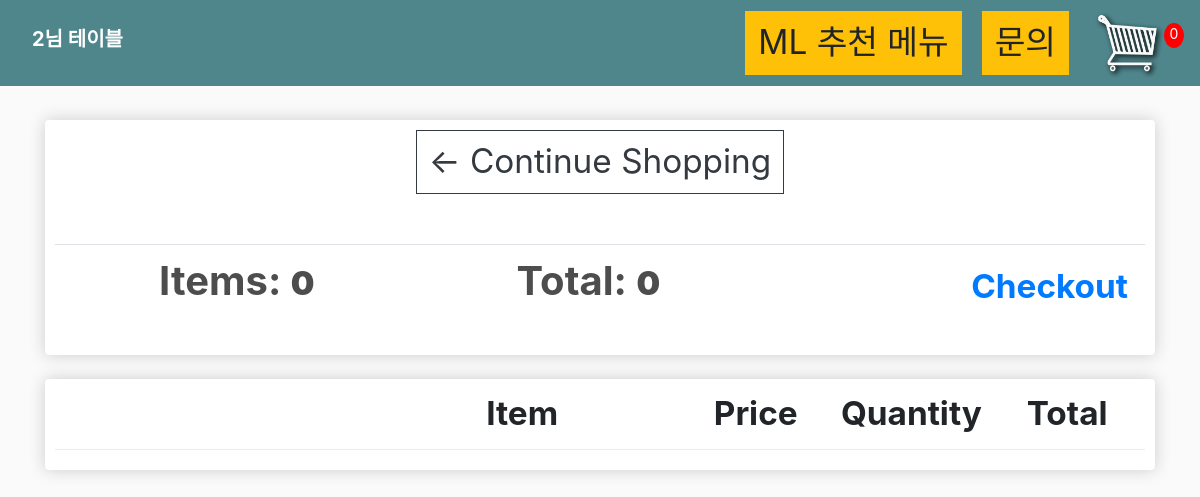
The app's page /10/cart/, older data.
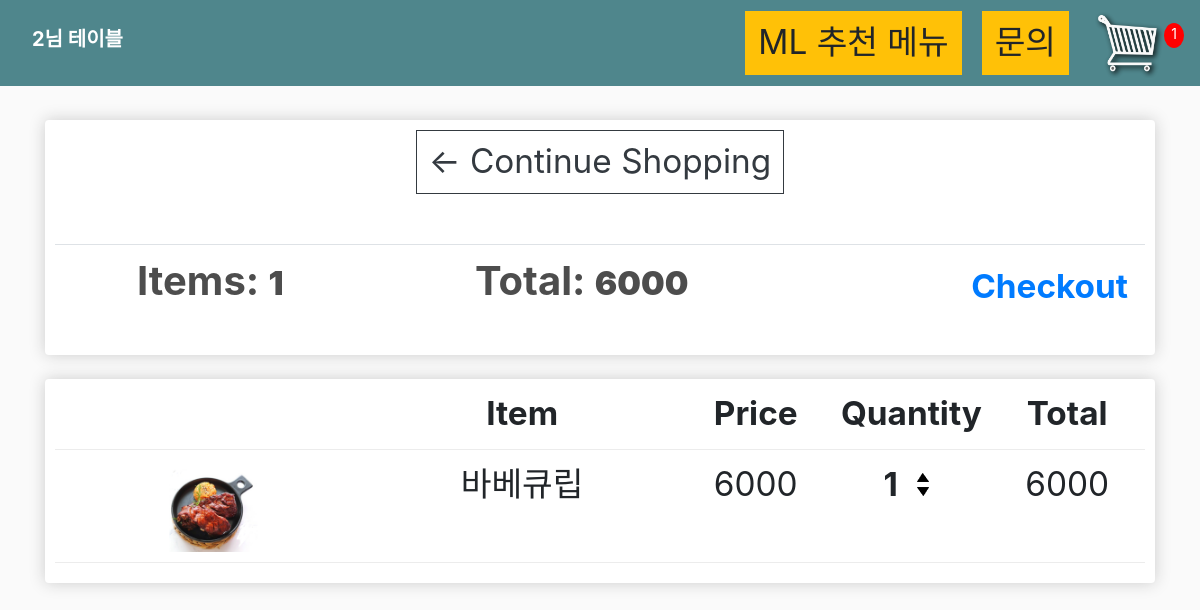
The same page, newer data.
### kiosk/models.py (models this page shows, shortened)
class Table(models.Model):
    name = models.CharField(max_length=200, null=True, blank=True)
    company = models.ForeignKey(Company, on_delete=models.SET_NULL,null=True, blank=True)
    def __str__(self):
        return str(self.id)

class Order(models.Model):
    table = models.ForeignKey(Table, on_delete=models.SET_NULL,null=True, blank=True)
    date_ordered = models.DateTimeField(auto_now_add=True)
    order_complete = models.BooleanField(default=False)
    transaction_id = models.CharField(max_length=100, null=True)
    serve_complete = models.BooleanField(default=False)
    @property
    def get_cart_total(self):
        orderitems = self.orderitem_set.all()
        total = sum([item.get_total for item in orderitems])
        return total
    @property
    def get_cart_items(self):
        orderitems = self.orderitem_set.all()
        total = sum([item.quantity for item in orderitems])
        return total

class OrderItem(models.Model):
    table = models.ForeignKey(Table, on_delete=models.SET_NULL,null=True, blank=True)
    product = models.ForeignKey(Product, on_delete=models.SET_NULL,null=True, blank=True)
    order = models.ForeignKey(Order, on_delete=models.SET_NULL,null=True, blank=True)
    quantity = models.IntegerField(default=0, null=True, blank=True)
    date_added = models.DateTimeField(auto_now_add=True)
    @property
    def get_total(self):
        total = self.product.price * self.quantity
        return total

class Product(models.Model):
    name = models.CharField(max_length=200, null=True, blank=True)
    price = models.IntegerField(default=0)
    image = models.ImageField(null=True, blank=True)
    company = models.ForeignKey(Company, on_delete=models.SET_NULL,null=True, blank=True)
    @property
    def imageURL(self):
        try:
            url = self.image.url
        except:
            url=''
        return url

### kiosk/views.py (the view)
# urls.py: path('cart/', views.cart, name="cart"),
def cart(request, table):
    table =Table.objects.get(id=table)
    order,created= Order.objects.get_or_create(table=table, order_complete=False)
    items = order.orderitem_set.all()
    cartItems = order.get_cart_items
    context={'order':order, "items":items, "table":table, 'cartItems':cartItems}
    return render(request, 'store/cart.html', context)

### kiosk/templates/store/cart.html
{% extends 'store/main.html' %}
{% load static %}
{% block content %}
<div class="row">
    <div class="col-lg-12">
        <div class="box-element">
            <a class='btn btn-outline-dark' href="{% url 'store' table %}">&#x2190; Continue Shopping</a>
            <br>
            <br>
            <table class="table">
                <tr>
                    <th><h5>Items: <strong>{{order.get_cart_items}}</strong></h5></th>
                    <th><h5>Total: <strong>{{order.get_cart_total}}</strong></h5></th>
                    <th>
                        <a style="float:right;margin: 5px;" href="{% url 'checkout' table %}">Checkout</a>
                    </th>
                </tr>
            </table>
        </div>
        <br>
        <div class="box-element">
            <div class="cart-row">
                <div style="flex:2"></div>
                <div style="flex:2"><strong>Item</strong></div>
                <div style="flex:1"><strong>Price</strong></div>
                <div style="flex:1"><strong>Quantity</strong></div>
                <div style="flex:1"><strong>Total</strong></div>
            </div>
            {% for item in items %}
            <div class="cart-row">
                <div style="flex:2"><img class="row-image" src="{{item.product.imageURL}}"></div>
                <div style="flex:2" font-size><p>{{item.product.name}}</p></div>
                <div style="flex:1"><p>{{item.product.price}}</p></div>
                <div style="flex:1">
                    <p class="quantity">{{item.quantity}}</p>
                    <div class="quantity">
                        <img data-product={{item.product.id}} data-table={{table}} data-action="add"  class="chg-quantity update-cart" src="{% static  'images/arrow-up.png' %}">
                        <img data-product={{item.product.id}} data-table={{table}} data-action="remove"  class="chg-quantity update-cart" src="{% static  'images/arrow-down.png' %}">
                    </div>
                </div>
                <div style="flex:1"><p>{{item.get_total}}</p></div>
            </div>
            {% endfor %}
        </div>
    </div>
</div>
{% endblock content %}

### kiosk/templates/store/main.html (shortened to what this page needs)
<!DOCTYPE html>
{% load static %}
<html lang="kr">
<head>
    <link rel="stylesheet" href="https://stackpath.bootstrapcdn.com/bootstrap/4.4.1/css/bootstrap.min.css"
>
    <link rel="stylesheet" type="text/css" href="{% static 'css/main.css' %}">
</head>
<body>
    <nav class="navbar navbar-expand-lg navbar-dark bg-dark">
        <h1 class="navbar-brand">{{table.name}}님 테이블</h1>
        <div class="collapse navbar-collapse" id="navbarSupportedContent">
            <div class="form-inline my-2 my-lg-0">
                <a href="#" onclick="window.open('http\://192.168.16.20:8000/manage/summary','suggestion','menubar=no, status=no, status=no, toolbar=no, channelmode=yes');" class="btn btn-warning">ML 추천 메뉴</a>
            </div>
            <div class="form-inline my-2 my-lg-0">
                <a href="#" onclick="window.open('http\://192.168.16.20:8000/board','게시판','menubar=no, status=no, status=no, toolbar=no, channelmode=yes');" class="btn btn-warning">문의</a>
                <a href="{% url 'cart_process' table  %}">
                    <img id="cart-icon" width=30px src="{% static 'images/cart.png' %}"></a>
                <p id="cart-total">{{cartItems}}</p>
            </div>
        </div>
    </nav>
    <div class="container">
        <br>
        {% block content %}
        {% endblock content %}
    </div>
</body>
</html>

### static/css/main.css (style rules this page uses)
body { background-color: hsl(0, 0%, 98%); }
h1,h2,h3,h4,h5,h6 { color:hsl(0, 0%, 30%); }
.box-element { box-shadow:hsl(0, 0%, 80%) 0 0 16px; background-color: #fff; border-radius: 4px; padding: 10px; font-size:25pt; text-align: center; }
.box-element strong { font-size:25pt; text-align: center; }
.btn { border-radius: 0; font-size: 25pt; text-align: center; margin-inline: 10px; }
.bg-dark { background-color: #4f868c!important; }
#cart-icon { width:70px; display: inline-block; margin-left: 15px; }
#cart-total { display: block; text-align: center; color:#fff; background-color: red; width: 20px; height: 25px; border-radius: 50%; font-size: 14px; }
.col-lg-4, .col-lg-6, .col-lg-8, .col-lg-12 { margin-top: 10px; margin-bottom: 50px; }
.row-image { width: 100px; }
.cart-row { display: flex; align-items: flex-stretch; padding-bottom: 10px; margin-bottom: 10px; border-bottom: 1px solid #ececec; }
.quantity { display: inline-block; font-weight: 700; padding-right:10px; }
.chg-quantity { width: 12px; cursor: pointer; display: block; margin-top: 5px; transition:.1s; }
a { text-decoration: none; text-align: center; font-size: 25pt; font-weight: bold; }
h1, h2, h3, h4, h5, h6 { color: hsl(0, 0%, 30%); font-size: 30pt; font-weight: bold; }
div { display: block; }

Row changes from the older to the newer data that the page shows:
computed for Order: get_cart_items "0" → "1"; get_cart_total "0" → "6000"
added OrderItem: product.imageURL (picture), product.name "바베큐립", product.price "6000", quantity "1", get_total "6000"
Text that changed along with them:
{{ cartItems }}: "0" → "1"
